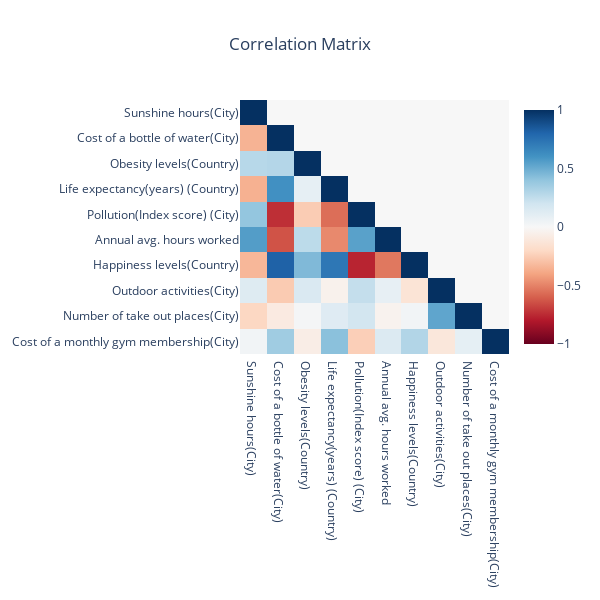

Source (notebook cell):
### Code cell
pio.templates.default = "plotly_white"

corr = go.Heatmap(
    z=np.tril(df_corr),
    x=df_corr.columns,
    y=df_corr.columns,
    colorscale=px.colors.diverging.RdBu,
    zmin=-1,
    zmax=1
)

title = 'Correlation Matrix'

layout = go.Layout(
    title_text=title, 
    title_x=0.5, 
    width=600, 
    height=600,
    xaxis_showgrid=False,
    yaxis_showgrid=False,
    yaxis_autorange='reversed'
)

fig=go.Figure(data=[corr], layout=layout)
fig.show()

### Figure 1 — Plotly figure (JSON) as saved in the notebook; plotly's stock layout.template omitted (floating-point values rounded to 4 significant figures)
{"data": [{"colorscale": [[0, "rgb(103,0,31)"], [0.1, "rgb(178,24,43)"], [0.2, "rgb(214,96,77)"], [0.3, "rgb(244,165,130)"], [0.4, "rgb(253,219,199)"], [0.5, "rgb(247,247,247)"], [0.6, "rgb(209,229,240)"], [0.7, "rgb(146,197,222)"], [0.8, "rgb(67,147,195)"], [0.9, "rgb(33,102,172)"], [1, "rgb(5,48,97)"]], "type": "heatmap", "x": ["Sunshine hours(City)", "Cost of a bottle of water(City)", "Obesity levels(Country)", "Life expectancy(years) (Country)", "Pollution(Index score) (City)", "Annual avg. hours worked", "Happiness levels(Country)", "Outdoor activities(City)", "Number of take out places(City)", "Cost of a monthly gym membership(City)"], "y": ["Sunshine hours(City)", "Cost of a bottle of water(City)", "Obesity levels(Country)", "Life expectancy(years) (Country)", "Pollution(Index score) (City)", "Annual avg. hours worked", "Happiness levels(Country)", "Outdoor activities(City)", "Number of take out places(City)", "Cost of a monthly gym membership(City)"], "z": [[1, 0, 0, 0, 0, 0, 0, 0, 0, 0], [-0.3485, 1, 0, 0, 0, 0, 0, 0, 0, 0], [0.2813, 0.293, 1, 0, 0, 0, 0, 0, 0, 0], [-0.3564, 0.6124, 0.09107, 1, 0, 0, 0, 0, 0, 0], [0.3938, -0.7353, -0.2563, -0.5587, 1, 0, 0, 0, 0, 0], [0.5603, -0.6361, 0.2651, -0.4809, 0.5447, 1, 0, 0, 0, 0], [-0.3341, 0.8132, 0.4464, 0.7246, -0.7659, -0.5316, 1, 0, 0, 0], [0.1296, -0.2603, 0.1502, -0.04486, 0.2426, 0.0834, -0.1376, 1, 0, 0], [-0.2118, -0.08996, 0.01683, 0.1282, 0.1872, -0.03582, 0.03312, 0.5282, 1, 0], [0.0307, 0.3565, -0.0709, 0.418, -0.2449, 0.1446, 0.2974, -0.1154, 0.09261, 1]], "zmax": 1, "zmin": -1}], "layout": {"height": 600, "title": {"text": "Correlation Matrix", "x": 0.5}, "width": 600, "xaxis": {"showgrid": false}, "yaxis": {"autorange": "reversed", "showgrid": false}}}
